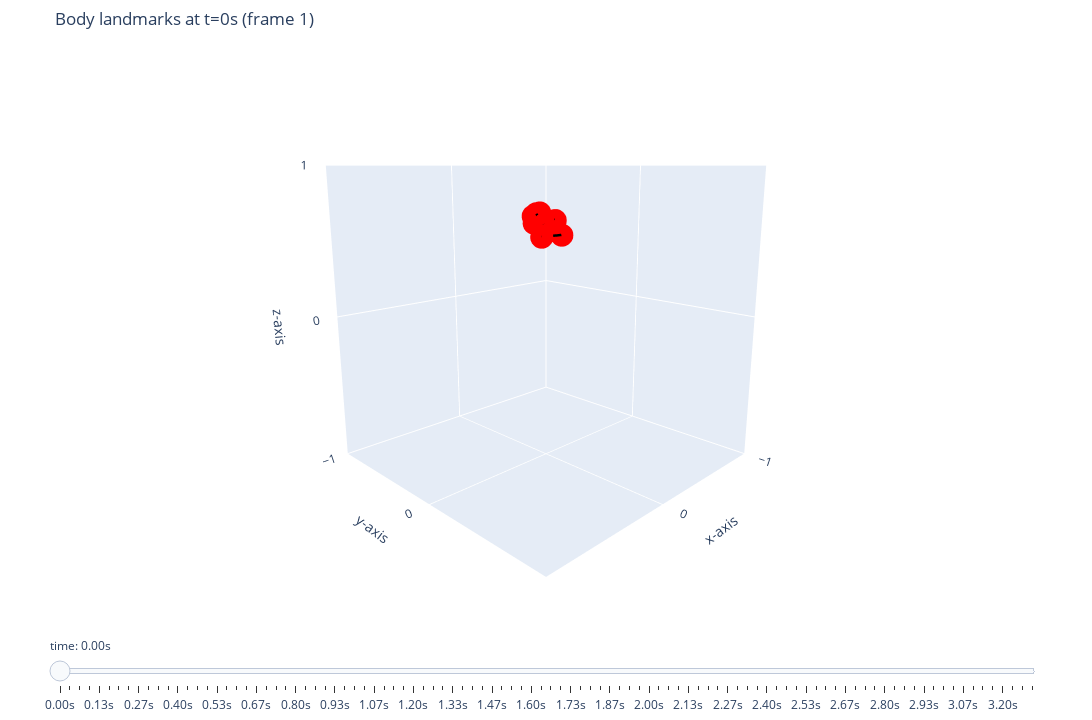

The code cell stored with this chart in its notebook:
### Markdown cell above
### Joint features

### Code cell
plot_joint_series(joint_series.head(100), visibility_threshold=0.5)
